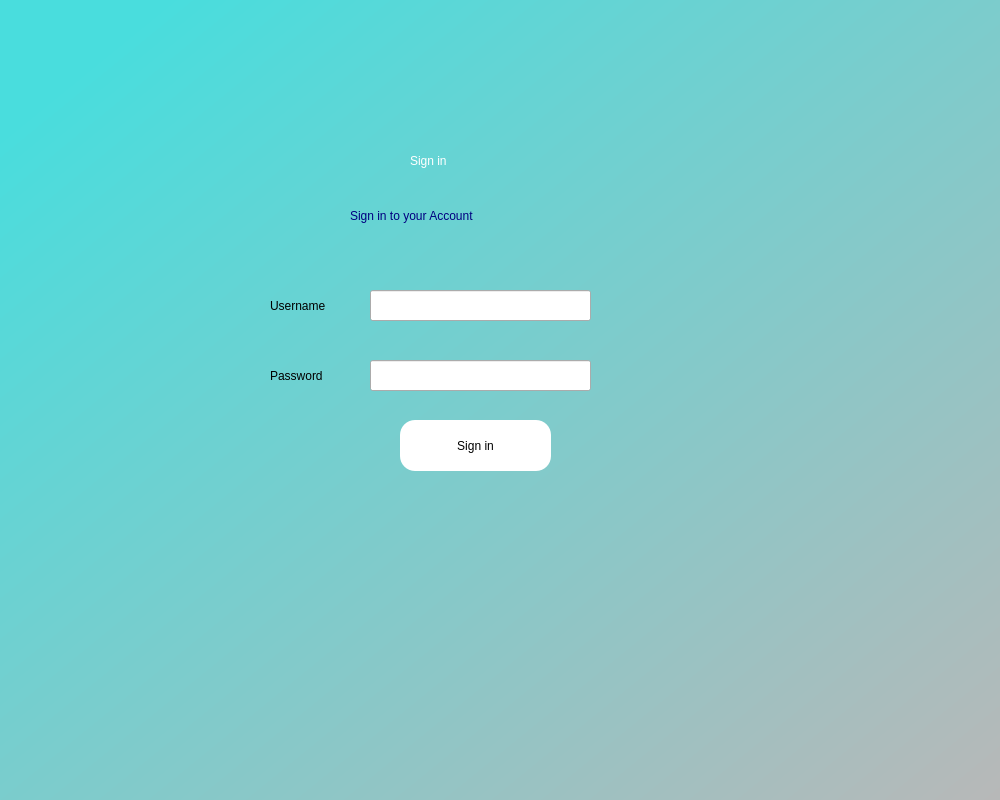
<?xml version="1.0" encoding="UTF-8"?>
<ui version="4.0">
 <class>Dialog</class>
 <widget class="QDialog" name="Dialog">
  <property name="geometry">
   <rect>
    <x>0</x>
    <y>0</y>
    <width>1000</width>
    <height>800</height>
   </rect>
  </property>
  <property name="minimumSize">
   <size>
    <width>1000</width>
    <height>800</height>
   </size>
  </property>
  <property name="windowTitle">
   <string>Dialog</string>
  </property>
  <widget class="QWidget" name="bgwidget" native="true">
   <property name="geometry">
    <rect>
     <x>0</x>
     <y>0</y>
     <width>1001</width>
     <height>801</height>
    </rect>
   </property>
   <property name="styleSheet">
    <string notr="true">QWidget#bgwidget{background-color: qlineargradient(spread:pad, x1:0.074, y1:0.0965909, x2:1, y2:1, stop:0 rgba(73, 221, 221, 255), stop:1 rgba(184, 184, 184, 255));}</string>
   </property>
   <widget class="QLabel" name="signin">
    <property name="geometry">
     <rect>
      <x>410</x>
      <y>130</y>
      <width>181</width>
      <height>61</height>
     </rect>
    </property>
    <property name="styleSheet">
     <string notr="true">font: 75 36pt &quot;Script MT Bold&quot;;color:rgb(255, 255, 255)</string>
    </property>
    <property name="text">
     <string>Sign in</string>
    </property>
   </widget>
   <widget class="QLabel" name="siginacc">
    <property name="geometry">
     <rect>
      <x>350</x>
      <y>200</y>
      <width>251</width>
      <height>31</height>
     </rect>
    </property>
    <property name="styleSheet">
     <string notr="true">color:rgb(0, 0, 127);font: 75 18pt &quot;MS Shell Dlg 2&quot;;</string>
    </property>
    <property name="text">
     <string>Sign in to your Account</string>
    </property>
   </widget>
   <widget class="QPushButton" name="signinbtn">
    <property name="geometry">
     <rect>
      <x>400</x>
      <y>420</y>
      <width>151</width>
      <height>51</height>
     </rect>
    </property>
    <property name="styleSheet">
     <string notr="true">font: italic 16pt &quot;Franklin Gothic Medium&quot;;border-radius:15px;
background-color: rgb(255, 255, 255);</string>
    </property>
    <property name="text">
     <string>Sign in</string>
    </property>
   </widget>
   <widget class="QLineEdit" name="usernamefield">
    <property name="geometry">
     <rect>
      <x>370</x>
      <y>290</y>
      <width>221</width>
      <height>31</height>
     </rect>
    </property>
    <property name="styleSheet">
     <string notr="true">font: 11pt &quot;Lucida Fax&quot;;</string>
    </property>
   </widget>
   <widget class="QLineEdit" name="passwordfield">
    <property name="geometry">
     <rect>
      <x>370</x>
      <y>360</y>
      <width>221</width>
      <height>31</height>
     </rect>
    </property>
    <property name="styleSheet">
     <string notr="true">font: 11pt &quot;Lucida Fax&quot;;</string>
    </property>
   </widget>
   <widget class="QLabel" name="username">
    <property name="geometry">
     <rect>
      <x>270</x>
      <y>290</y>
      <width>81</width>
      <height>31</height>
     </rect>
    </property>
    <property name="styleSheet">
     <string notr="true">font: 75 12pt &quot;Meiryo UI&quot;;</string>
    </property>
    <property name="text">
     <string>Username</string>
    </property>
   </widget>
   <widget class="QLabel" name="password">
    <property name="geometry">
     <rect>
      <x>270</x>
      <y>360</y>
      <width>81</width>
      <height>31</height>
     </rect>
    </property>
    <property name="styleSheet">
     <string notr="true">font: 75 12pt &quot;Meiryo UI&quot;;</string>
    </property>
    <property name="text">
     <string>Password</string>
    </property>
   </widget>
   <widget class="QLabel" name="error">
    <property name="geometry">
     <rect>
      <x>360</x>
      <y>410</y>
      <width>251</width>
      <height>21</height>
     </rect>
    </property>
    <property name="styleSheet">
     <string notr="true">font: 11pt &quot;MS Shell Dlg 2&quot;;color:rgb(255, 0, 0)</string>
    </property>
    <property name="text">
     <string/>
    </property>
   </widget>
  </widget>
 </widget>
 <resources/>
 <connections/>
</ui>
